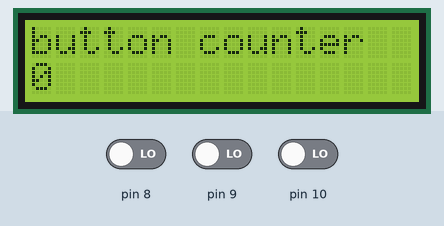
Simulated run of this sketch. Board: Arduino Uno, built with avr-gcc and run on an emulated ATmega328P. On the bench: 16×2 character LCD. The test bench sets the inputs (shaded band); at power-on: pin 8 LOW, pin 9 LOW, pin 10 LOW.

Above: at 1.2 s.
1.3 s: pin 8 driven HIGH
At 2.7 s:
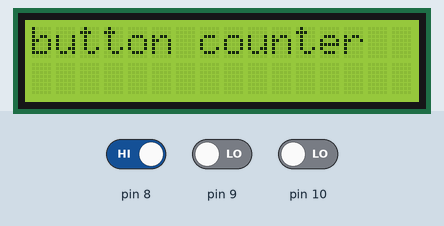
3.0 s: pin 8 driven LOW
At 3.7 s:
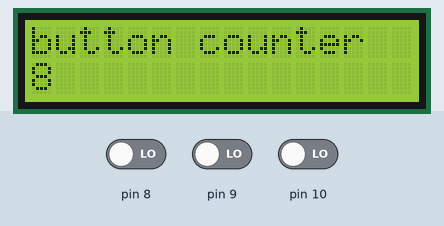
4.6 s: pin 8 driven HIGH and pin 9 driven HIGH and pin 10 driven HIGH
At 5.9 s:
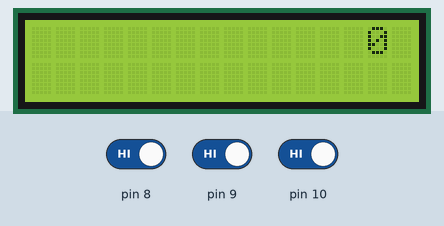
Timing chart, 0 to 7.6 s (numbered marks = the images above; inputs shaded):
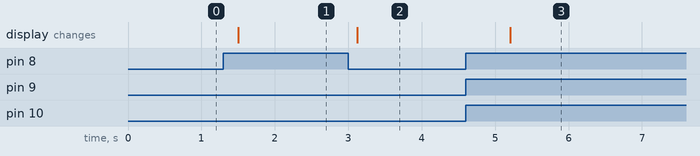

The sketch:

_07_charictor_LCD.ino
```cpp
#include<LiquidCrystal.h>
int count = 0;
bool btn_current_up = LOW;
bool btn_last_up = LOW;
bool btn_current_down = LOW;
bool btn_last_down = LOW;
bool btn_current_reset = LOW;
bool btn_last_reset = LOW;

bool debounce(bool last,int pin)
{
  bool current = digitalRead(pin);
  if(last!=current){
    delay(200);
    current=digitalRead(pin); //because noise
  }
  return current;
}

LiquidCrystal lcd(12,11,5,4,3,2);

void setup() {
  // put your setup code here, to run once:
  lcd.begin(16,2);
  lcd.print("button counter");

}

void loop() {
  // put your main code here, to run repeatedly:

  lcd.setCursor(0,1);
  btn_current_up=debounce(btn_last_up,8);
  btn_current_down=debounce(btn_last_down,9);
  btn_current_reset=debounce(btn_last_reset,10);

  if(btn_last_up==LOW&&btn_current_up==HIGH){
    count++;
//    lcd.clear();
//    lcd.setCursor(0,0);
//    lcd.print("button counter");
    lcd.print("                  ");
  }

  if(btn_last_down==LOW&&btn_current_down==HIGH){
    count--;
    lcd.print("                  ");
  }

  if(btn_last_reset==LOW&&btn_current_reset==HIGH){
    count = 0;
    lcd.print("                  ");
  }

//  if (!count%10){
//    if(!((count/10)%10)){
//      lcd.setCursor((count/10)%10,1);
//      lcd.print("                            ");
//    }
 //  lcd.clear();
 //  lcd.setCursor(0,0);
 //  lcd.print("button counter");
 //  lcd.setCursor(0,1);
//  }

  lcd.print(count);
//  lcd.print("               ");
}
```

Measured:
- after the input at 1.3 s, the display: changes after 0.20 s (image 1)
- after the input at 3.0 s, the display: changes after 0.12 s (image 2)
- after the input at 4.6 s, the display: changes after 0.61 s (image 3)
